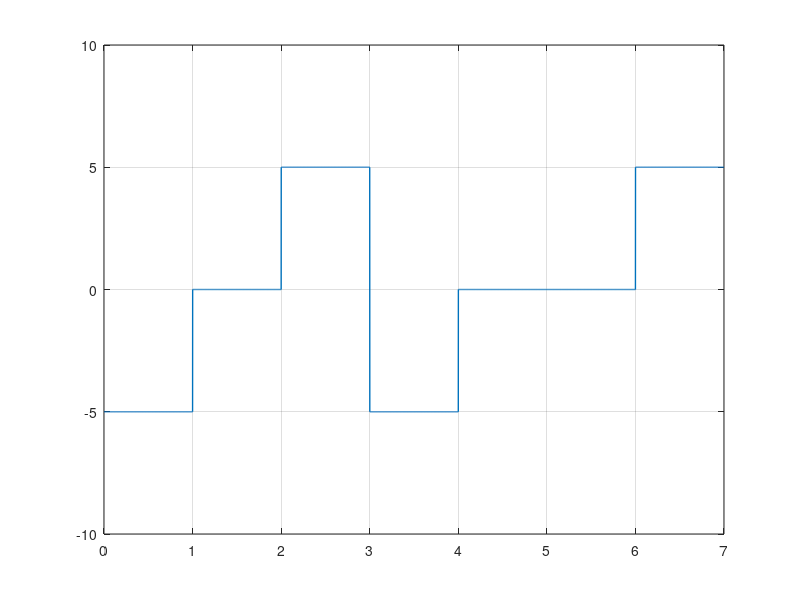

Here is the MATLAB script that generated this plot:
clc; #... Clear command line
clear all; #... Clear variables
close all; #... Clear figures

bits = [1 0 1 1 0 0 1]; # 0-> 0 voltage; 1-> alternate inversion

#... Modulation

bitrate = 1; #... Number of bits per second
voltage = 5;

samplingRate = 1000;
samplingTime = 1/samplingRate;

endTime = length(bits)/bitrate;
time = 0:samplingTime:endTime;

index = 1;
sign = -1;#pervious signal is positive

for i = 1:length(time)
    if bits(index) == 1
        modulation(i) = sign*voltage;
    else
        modulation(i) = 0;
    endif
    if time(i)*bitrate >= index
        index = index+1;
        if index <= length(bits) && bits(index) == 1
            sign = -1*sign;
        endif
    endif
endfor

plot(time, modulation, "LineWidth", 1);
axis([0 endTime -voltage-5 voltage+5]);
grid on;

#... Demodulation

index = 1

for i = 1:length(modulation)
    if modulation(i) != 0
        demodultaion(index) = 1;
    else
        demodultaion(index) = 0;
    endif
    if time(i)*bitrate >= index
        index = index+1;
    endif
endfor

disp(demodultaion);
